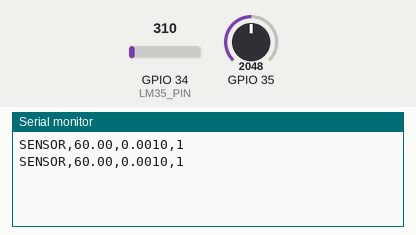
The sketch below on a simulated ESP32. Parts: the last lines printed to the serial monitor. The test bench sets the inputs (shaded band); at power-on: GPIO 34 (LM35_PIN) = 310, GPIO 35 = 2048 (analog values on the 0–4095 scale).

Above: at 1.8 s.
1.9 s: GPIO 34 (LM35_PIN) set to 992
At 2.4 s:
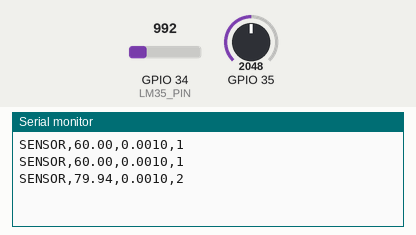
3.4 s: GPIO 34 (LM35_PIN) set to 682
At 4.8 s:
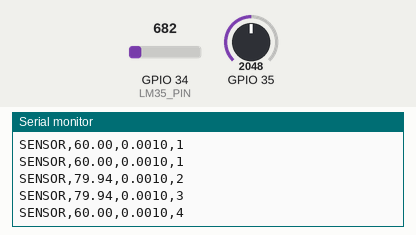
Timing chart, 0 to 6.4 s (numbered marks = the images above; inputs shaded):
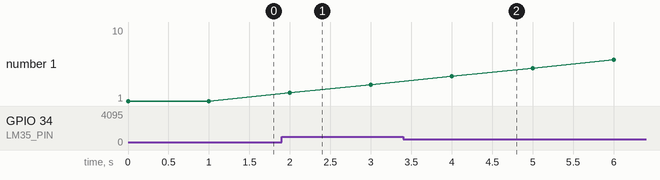

Measured:
- after the input at 1.9 s, the serial monitor: prints a new line after 0.10 s (image 1)
- after the input at 3.4 s, the serial monitor: prints a new line after 0.60 s (image 2)

The sketch:

smart_iron_arduino.ino
```cpp
/*
  Smart Iron — Arduino Sensor Node
  Sends Temperature, Motion Variation, Static Time over Serial.
  Flask server reads this via pyserial.

  Wiring:
    LM35  → GPIO34  (ADC pin)
    MPU6050 or any IMU → I2C (optional, simulated here)

  Serial output format (one line per second):
    SENSOR,<temp_c>,<motion_var>,<static_s>
*/

#define LM35_PIN 34

// ── Simulated motion/static (replace with real IMU reads) ─────────
// If you have an MPU6050, read accel variance here instead.
float  motionBuffer[10];
int    mIdx = 0;
unsigned long lastMoveTime = 0;

void setup() {
  Serial.begin(115200);
  analogReadResolution(12);       // ESP32: 12-bit ADC
  for (int i = 0; i < 10; i++) motionBuffer[i] = 0.02;
}

void loop() {
  // ── Temperature ───────────────────────────────────────────────
  int   adcValue    = analogRead(LM35_PIN);
  float voltage     = adcValue * (3.3f / 4095.0f);
  float temperature = voltage * 100.0f;           // LM35: 10 mV/°C

  // ── Motion Variation (simulated — replace with IMU) ───────────
  // Real: read MPU6050 accel magnitude, push to ring buffer, compute std-dev
  float fakeMotion  = 0.015f + (analogRead(35) % 100) * 0.0003f; // remove when using real IMU
  motionBuffer[mIdx++ % 10] = fakeMotion;
  float motionVar   = computeVariance(motionBuffer, 10);

  // ── Static Time ───────────────────────────────────────────────
  bool  moving      = (motionVar > 0.0005f);
  if (moving) lastMoveTime = millis();
  int   staticSec   = (millis() - lastMoveTime) / 1000;
  staticSec         = constrain(staticSec, 1, 45);

  // ── Clamp to model input ranges ───────────────────────────────
  temperature = constrain(temperature, 60.0f, 250.0f);
  motionVar   = constrain(motionVar,   0.001f, 0.05f);

  // ── Send to Flask ─────────────────────────────────────────────
  Serial.print("SENSOR,");
  Serial.print(temperature, 2);
  Serial.print(",");
  Serial.print(motionVar, 4);
  Serial.print(",");
  Serial.println(staticSec);

  delay(1000);    // 1 reading per second
}

float computeVariance(float* arr, int n) {
  float mean = 0;
  for (int i = 0; i < n; i++) mean += arr[i];
  mean /= n;
  float var = 0;
  for (int i = 0; i < n; i++) var += (arr[i] - mean) * (arr[i] - mean);
  return var / n;
}
```
